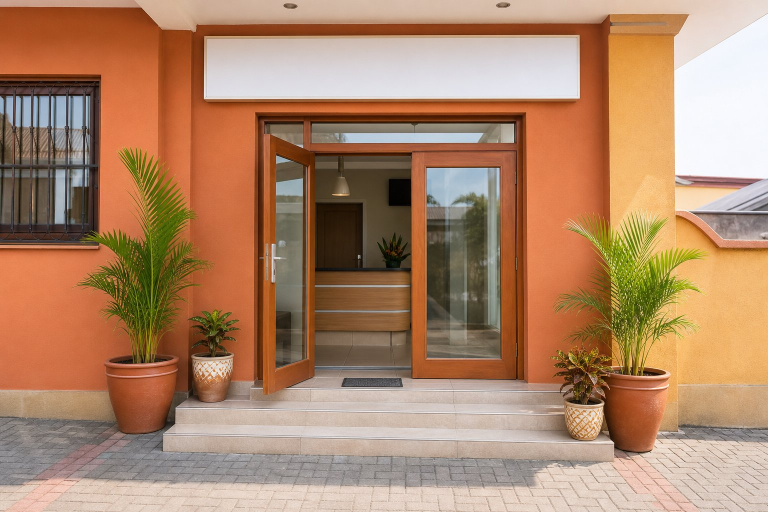
#> input picture demos/img/jempo-hero.jpg, 1536 x 1024 px, found by its file name (shown at 1/2 size)
$ python build_jempo.py img/jempo-hero.jpg
#> lines starting #> are read from the running program, lines starting #| are printed output that depends on the picture
#!/usr/bin/env python3
# -*- coding: utf-8 -*-
"""
AMK — J&E MEMORIAL POLYCLINIC « JEMPO » (Deido/Bessengue, Douala) — named concept
Direction « LA PORTE » : la porte d'entrée propre. Une porte entrouverte en hero,
puis la « réception » — on choisit la spécialité, on voit le praticien et ses jours
tels qu'ils sont publiés, et le rendez-vous part sur WhatsApp en deux taps.

FIRST BUILD UNDER §20 FOOTER STANDARD (AMK-DESIGN-SKILLS.md, King 17 Sep 2026):
4 blocks (brand+line · doormat nav · CTA = hero action · contact) + strip (© · retour en haut).

Output: demos/concept-jempo-v1.html   (single file, base64 images, FR|EN)
Usage:  python3 demos/build_jempo.py [--wa 2376XXXXXXXX] [--out name.html]
"""
import base64, io, json, sys
from pathlib import Path
from PIL import Image

ROOT = Path('/home/user/AMK')
WA = "237696710699"            # verified WhatsApp Business line (King, 17 Sep 2026)
OUT_NAME = "concept-jempo-v1.html"
WA_LABEL = '+237 696 71 06 99'
if "--wa" in sys.argv:
    WA = sys.argv[sys.argv.index("--wa") + 1]
    WA_LABEL = '+237 ' + WA[3:6] + ' ' + WA[6:8] + ' ' + WA[8:10] + ' ' + WA[10:12]
if "--out" in sys.argv:
    OUT_NAME = sys.argv[sys.argv.index("--out") + 1]
OUT = ROOT / 'demos' / OUT_NAME

PHONE_2 = "670 85 85 42"
PHONE_FIXE = "233 47 87 69"

def b64(path, width, quality=76):
#> called with path = 'demos/img/jempo-hero.jpg', width = 1000, quality = 76
    im = Image.open(ROOT / path).convert('RGB')
#> im is the input picture: PIL image 1536x1024 RGB; mean R, G, B 174.9, 134.9, 105.3
    if im.width > width:
        im = im.resize((width, round(im.height * width / im.width)), Image.LANCZOS)
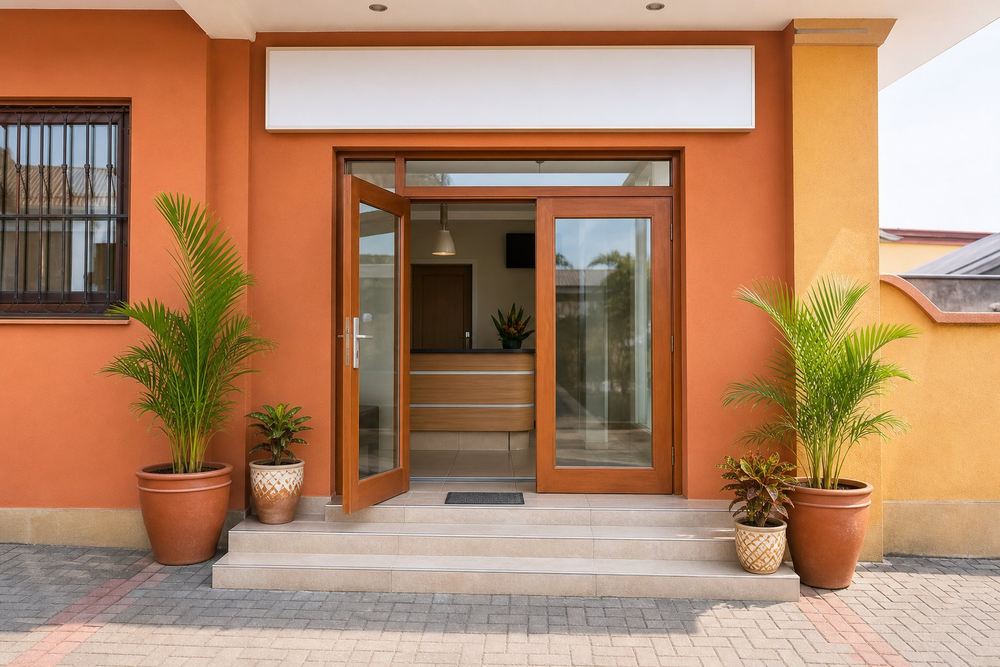
#> im: PIL image 1000x667 RGB; mean R, G, B 174.9, 134.9, 105.3
#> (the rest of the program and of its run is left out)
